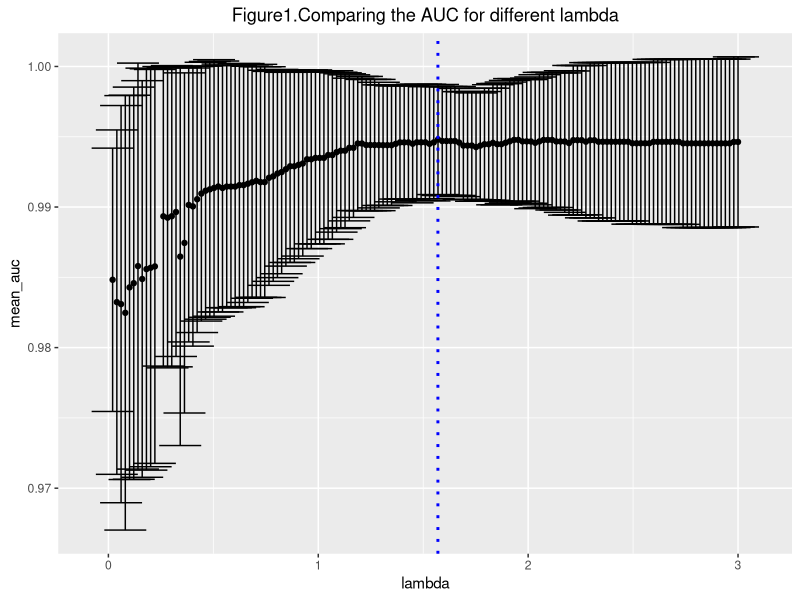

R code for this plot:
## ---- chunk 1
knitr::opts_chunk$set(echo = TRUE)

library(tidyverse)
library(corrplot)
## ---- chunk 2
result = read.csv("cv_results.csv")[-139,] %>% 
    filter(lambda != 0) %>% 
    ggplot(aes(x = lambda, y = mean_auc)) + 
    geom_point() + 
    geom_errorbar(aes(ymin = mean_auc - sd_auc, ymax = mean_auc + sd_auc), width = .2) +
    geom_vline(xintercept = 1.57, linetype="dotted", 
               color = "blue", size=1) + 
    labs(title = "Figure1.Comparing the AUC for different lambda") +
    theme(plot.title = element_text(hjust = 0.5)) 
result
## ---- chunk 3
read.csv("compare_beta.csv") %>% 
  knitr::kable(caption = "Comparing the coefficients for optimal and full model")
